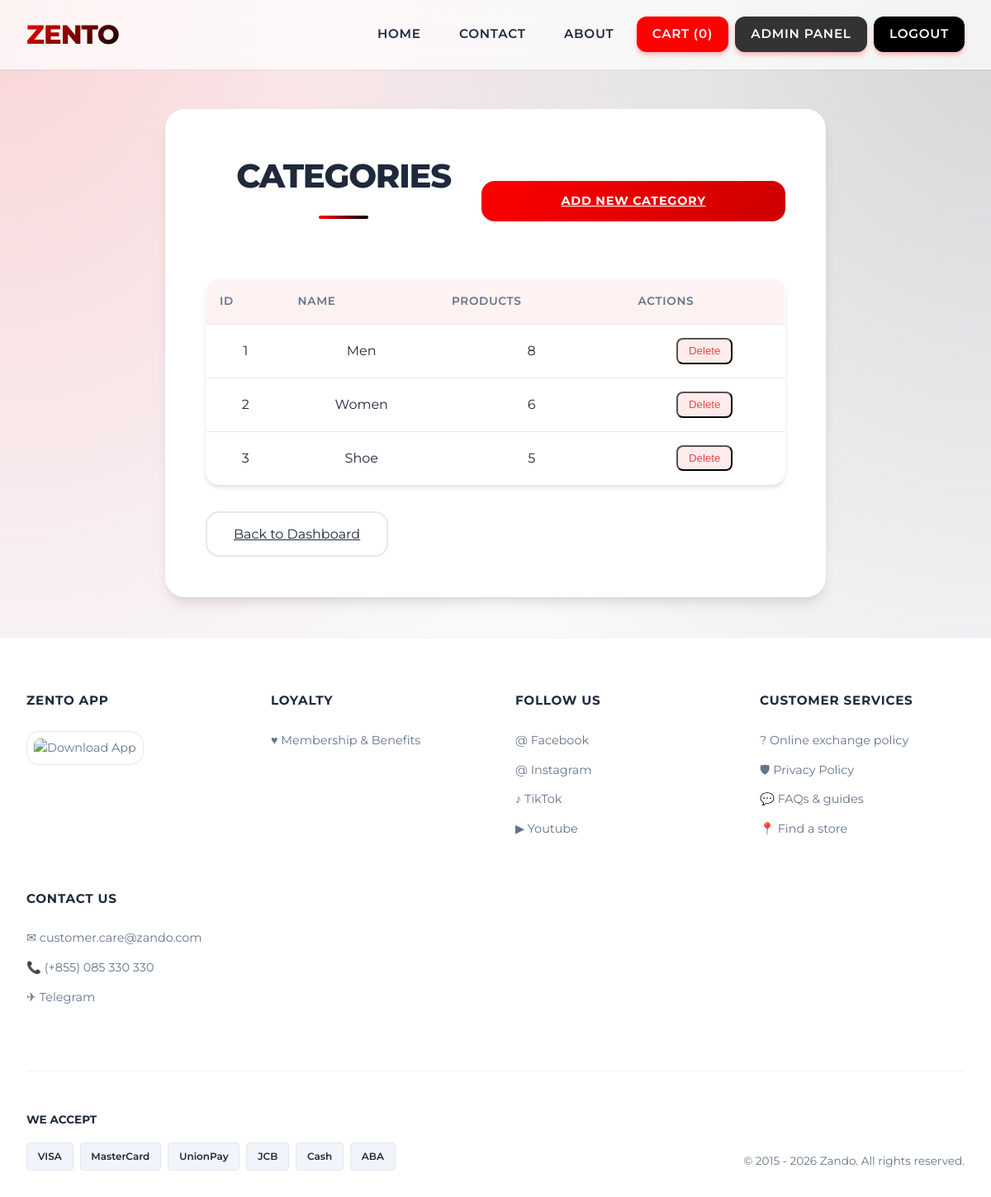
Page /admin/categories (signed in) on the committed database.
### models.py (models this page shows, shortened)
class Category(db.Model):
    id = db.Column(db.Integer, primary_key=True)
    name = db.Column(db.String(50), nullable=False, unique=True)

### admin/routes.py (the view)
@bp.route('/categories')
def categories():
    categories = Category.query.all()
    return render_template('admin/categories.html', categories=categories)

### admin/routes.py (called while the page is built)
@bp.before_request
@login_required
def require_admin():
    if not current_user.is_admin:
        flash('Access denied. Admin privileges required.')
        return redirect(url_for('main.home'))

### models.py (called while the page is built)
@login_manager.user_loader
def load_user(user_id):
    return User.query.get(int(user_id))

### templates/admin/categories.html (shortened to what this page needs)
{% extends "master.html" %}
{% block content %}
<div class="result-card" style="max-width: 800px;">
    <div style="display: flex; justify-content: space-between; align-items: center; margin-bottom: 2rem;">
        <h2>Categories</h2>
        <a href="{{ url_for('admin.add_category') }}" class="btn-primary">Add New Category</a>
    </div>
    <table>
        <thead>
            <tr>
                <th>ID</th>
                <th>Name</th>
                <th>Products</th>
                <th>Actions</th>
            </tr>
        </thead>
        <tbody>
            {% for category in categories %}
            <tr>
                <td>{{ category.id }}</td>
                <td>{{ category.name }}</td>
                <td>{{ category.products|length }}</td>
                <td>
                    <form action="{{ url_for('admin.delete_category', id=category.id) }}" method="POST"
                        onsubmit="return confirm('Are you sure?');" style="display:inline;">
                        <button type="submit" class="delete-btn">Delete</button>
                    </form>
                </td>
            </tr>
            {% endfor %}
        </tbody>
    </table>
    <div style="margin-top: 2rem; text-align: left;">
        <a href="{{ url_for('admin.dashboard') }}" class="btn-secondary">Back to Dashboard</a>
    </div>
</div>
{% endblock %}

### static/style.css (style rules this page uses)
:root { --primary: #ff0000; --primary-dark: #cc0000; --secondary: #000000; --accent: #333333; --background: #f8fafc; --surface: #ffffff; --text-main: #1e293b; --text-light: #64748b; --success: #10b981; --error: #ef4444; --glass: rgba(255, 255, 255, 0.7); --glass-border: rgba(255, 255, 255, 0.5); --shadow-sm: 0 1px 2px 0 rgba(0, 0, 0, 0.05); --shadow-md: 0 4px 6px -1px rgba(0, 0, 0, 0.1), 0 2px 4px -1px rgba(0, 0, 0, 0.06); --shadow-lg: 0 10px 15px -3px rgba(0, 0, 0, 0.1), 0 4px 6px -2px rgba(0, 0, 0, 0.05); --radius-lg: 1rem; --radius-xl: 1.5rem; }
* { margin: 0; padding: 0; box-sizing: border-box; }
body { font-family: 'Montserrat', sans-serif; line-height: 1.6; color: var(--text-main); background-color: var(--background); background-image: radial-gradient(at 0% 0%, rgba(255, 0, 0, 0.15) 0px, transparent 50%), radial-gradient(at 100% 0%, rgba(0, 0, 0, 0.15) 0px, transparent 50%); background-attachment: fixed; min-height: 100vh; display: flex; flex-direction: column; }
h2 { font-size: 2.5rem; font-weight: 800; text-transform: uppercase; margin-bottom: 2.5rem; text-align: center; color: var(--text-main); letter-spacing: -0.03em; position: relative; display: inline-block; width: 100%; }
h2::after { content: ''; display: block; width: 60px; height: 4px; background: linear-gradient(90deg, var(--primary), var(--secondary)); margin: 1rem auto 0; border-radius: 2px; }
.btn-primary { display: inline-block; background: linear-gradient(135deg, var(--primary) 0%, var(--primary-dark) 100%); color: white; padding: 0.8rem 2rem; border: none; border-radius: var(--radius-lg); border-radius: var(--radius-lg); font-weight: 700; text-transform: uppercase; letter-spacing: 0.05em; font-size: 0.9rem; cursor: pointer; transition: all 0.3s ease; width: 100%; text-align: center; }
.result-card { max-width: 600px; margin: 0 auto; background: var(--surface); padding: 3rem; border-radius: var(--radius-xl); box-shadow: var(--shadow-lg); text-align: center; border: 1px solid rgba(255, 255, 255, 0.5); }
.btn-secondary { display: inline-block; background: white; color: var(--text-main); padding: 0.8rem 2rem; border: 2px solid #e2e8f0; border-radius: var(--radius-lg); }
table { width: 100%; border-collapse: separate; border-spacing: 0; margin-top: 1rem; background: var(--surface); border-radius: var(--radius-lg); overflow: hidden; box-shadow: var(--shadow-md); border: 1px solid rgba(255, 255, 255, 0.5); }
th { background: rgba(255, 0, 0, 0.05); padding: 1rem; text-align: left; font-weight: 600; color: var(--text-light); text-transform: uppercase; font-size: 0.85rem; letter-spacing: 0.05em; border-bottom: 1px solid #e2e8f0; }
td { padding: 1rem; border-bottom: 1px solid #e2e8f0; color: var(--text-main); vertical-align: middle; }
tr:last-child td { border-bottom: none; }
.delete-btn { color: var(--error); font-weight: 500; text-decoration: none; padding: 0.4rem 0.8rem; border-radius: 0.5rem; transition: all 0.2s ease; background: rgba(239, 68, 68, 0.1); display: inline-block; }

### rows in the picture
Category: id "1", name "Men", products|length "8"
Category: id "2", name "Women", products|length "6"
Category: id "3", name "Shoe", products|length "5"

### other values in the picture
{{ cart_count }} "0"
